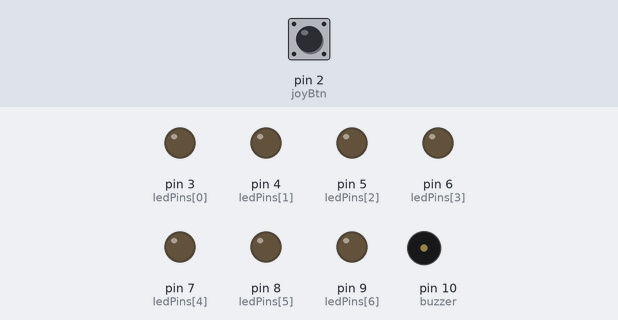
The sketch below on a simulated Arduino Uno, built with avr-gcc and run on an emulated ATmega328P. Parts: output pins drawn as LEDs (lit = HIGH), buzzer (waves = sounding). The inputs (shaded band) are chosen by the test bench; at power-on: pin 2 (joyBtn) HIGH. Random numbers use the default seed unless the sketch sets one.

Above: at 1.2 s.
1.3 s: pin 2 (joyBtn) pulled LOW for 1 s
At 3.4 s:
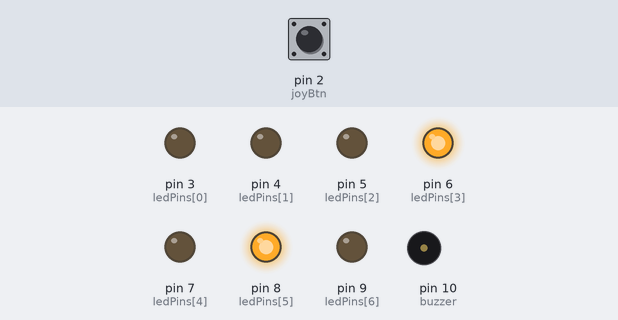
3.8 s: pin 2 (joyBtn) pulled LOW for 3.2 s
At 7.3 s:
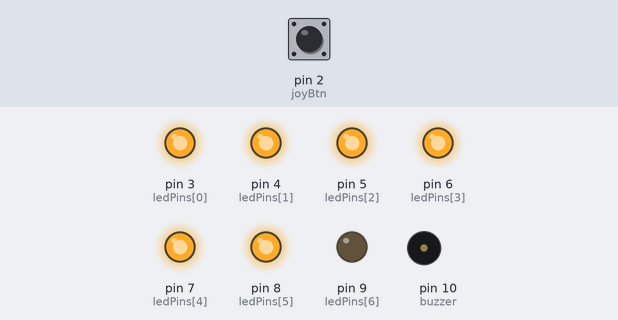
8.5 s: pin 2 (joyBtn) pulled LOW for 3.2 s
At 12.1 s:
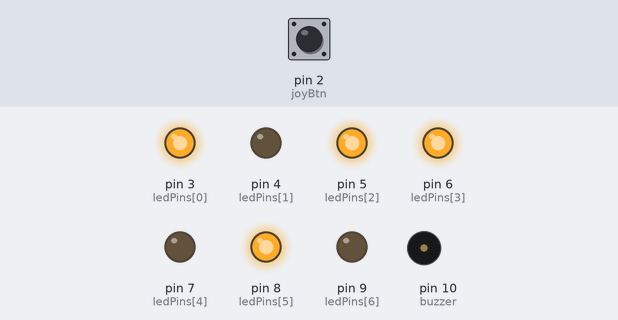
13.2 s: pin 2 (joyBtn) pulled LOW for 0.15 s
At 13.3 s:
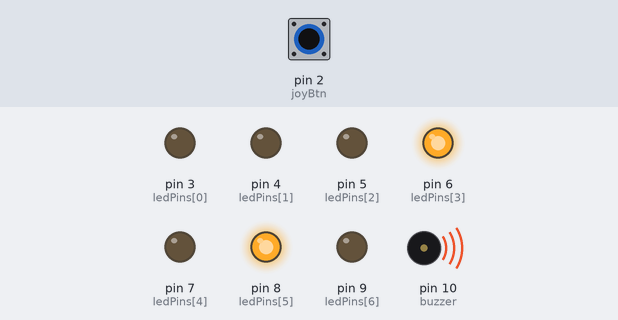
Timing chart, 0 to 15.9 s (numbered marks = the images above; inputs shaded):
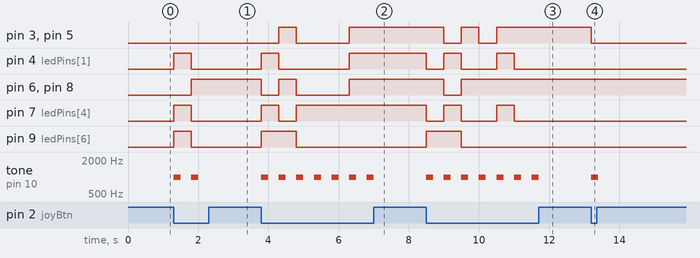

Measured:
- after the input at 1.3 s, pin 4 (ledPins[1]), pin 7 (ledPins[4]), pin 9 (ledPins[6]): LOW → HIGH at once, → LOW 0.50 s later; pin 6 (ledPins[3]), pin 8 (ledPins[5]): LOW → HIGH after 0.50 s; tone on pin 10 (buzzer): alternates 1000 Hz for 0.20 s and silent for 0.30 s, 4 changes in all, then stays silent, starting at once
- after the input at 3.8 s, pin 3 (ledPins[0]): LOW → HIGH after 0.50 s, → LOW 0.50 s later, → HIGH 1.5 s later; pin 4 (ledPins[1]): LOW → HIGH at once, → LOW 0.50 s later, → HIGH 2.0 s later
- after the input at 8.5 s, pin 3 (ledPins[0]): alternates HIGH for 0.50 s and LOW for 0.50 s, 4 changes in all, then stays HIGH, starting after 0.50 s; pin 4 (ledPins[1]): goes LOW 0.50 s, HIGH 0.50 s, LOW 1.0 s, HIGH 0.50 s, then LOW, starting at once
- after the input at 13.2 s, pin 3 (ledPins[0]), pin 5 (ledPins[2]): HIGH → LOW at once; tone on pin 10 (buzzer): silent → 1000 Hz at once, → silent 0.20 s later

The sketch:

Project1.ino
```cpp
int ledPins[] = {3, 4, 5, 6, 7, 8, 9};  // LEDs for dice dots
int joyBtn = 2;
int buzzer = 10;

void setup() {
  for (int i = 0; i < 7; i++) {
    pinMode(ledPins[i], OUTPUT);
  }
  pinMode(joyBtn, INPUT_PULLUP);
  pinMode(buzzer, OUTPUT);
  randomSeed(analogRead(A0));  // For better randomness
}

void loop() {
  if (digitalRead(joyBtn) == LOW) {
    int number = random(1, 7);  // Get a number from 1 to 6
    showDice(number);
    tone(buzzer, 1000, 200);  // Beep (optional)
    delay(500);               // Delay to prevent double roll
  }
}

void showDice(int num) {
  // Turn off all LEDs first
  for (int i = 0; i < 7; i++) {
    digitalWrite(ledPins[i], LOW);
  }

  switch (num) {
    case 1:
      digitalWrite(ledPins[4], HIGH);
      break;
    case 2:
      digitalWrite(ledPins[3], HIGH);
      digitalWrite(ledPins[5], HIGH);
      break;
    case 3:
      digitalWrite(ledPins[1], HIGH);
      digitalWrite(ledPins[4], HIGH);
      digitalWrite(ledPins[6], HIGH);
      break;
    case 4:
      digitalWrite(ledPins[0], HIGH);
      digitalWrite(ledPins[2], HIGH);
      digitalWrite(ledPins[3], HIGH);
      digitalWrite(ledPins[5], HIGH);
      break;
    case 5:
      digitalWrite(ledPins[0], HIGH);
      digitalWrite(ledPins[2], HIGH);
      digitalWrite(ledPins[3], HIGH);
      digitalWrite(ledPins[5], HIGH);
      digitalWrite(ledPins[6], HIGH);
      break;
    case 6:
      digitalWrite(ledPins[0], HIGH);
      digitalWrite(ledPins[1], HIGH);
      digitalWrite(ledPins[2], HIGH);
      digitalWrite(ledPins[3], HIGH);
      digitalWrite(ledPins[4], HIGH);
      digitalWrite(ledPins[5], HIGH);
      break;
  }
}
```
